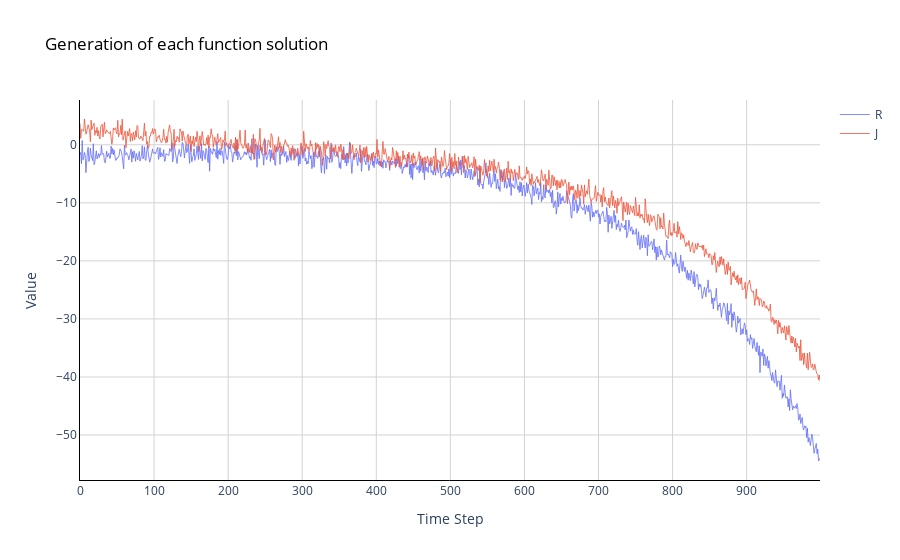

Notebook code for this chart:
### Code cell
# Ve bieu do
fig = go.Figure()
for func in df.index:
    fig.add_trace(go.Scatter(x=df.loc[func, :].index, 
                             y=df.loc[func, :].values,
                             mode='lines',
                             name=func,
                             opacity=0.8,
                             line=dict(width=1)
                            ))



# Doi mau nen bieu do
fig.update_layout(dict(plot_bgcolor = 'white'), showlegend=True)

# Cap nhat cac duong truc
fig.update_xaxes(showgrid=True, gridwidth=1, gridcolor='lightgrey', 
                 zeroline=True, zerolinewidth=1, zerolinecolor='lightgrey', 
                 showline=True, linewidth=1, linecolor='black',
                 title='Time Step'
                )

fig.update_yaxes(showgrid=True, gridwidth=1, gridcolor='lightgrey', 
                 zeroline=True, zerolinewidth=1, zerolinecolor='lightgrey', 
                 showline=True, linewidth=1, linecolor='black',
                 title='Value'
                )

# Them tieu de anh
fig.update_layout(title=dict(text="Generation of each function solution", font=dict(color='black')))

fig.show()

### Figure 1 — Plotly figure (JSON) as saved in the notebook; plotly's stock layout.template omitted (floating-point values rounded to 4 significant figures; data arrays with more than 128 entries replaced by an {"elided": "..."} marker saying what was removed)
{"data": [{"line": {"width": 1}, "mode": "lines", "name": "R", "opacity": 0.8, "type": "scatter", "x": {"elided": "1000 int values"}, "y": {"elided": "1000 float values"}}, {"line": {"width": 1}, "mode": "lines", "name": "J", "opacity": 0.8, "type": "scatter", "x": {"elided": "1000 int values"}, "y": {"elided": "1000 float values"}}], "layout": {"plot_bgcolor": "white", "showlegend": true, "title": {"font": {"color": "black"}, "text": "Generation of each function solution"}, "xaxis": {"gridcolor": "lightgrey", "gridwidth": 1, "linecolor": "black", "linewidth": 1, "showgrid": true, "showline": true, "title": {"text": "Time Step"}, "zeroline": true, "zerolinecolor": "lightgrey", "zerolinewidth": 1}, "yaxis": {"gridcolor": "lightgrey", "gridwidth": 1, "linecolor": "black", "linewidth": 1, "showgrid": true, "showline": true, "title": {"text": "Value"}, "zeroline": true, "zerolinecolor": "lightgrey", "zerolinewidth": 1}}}
